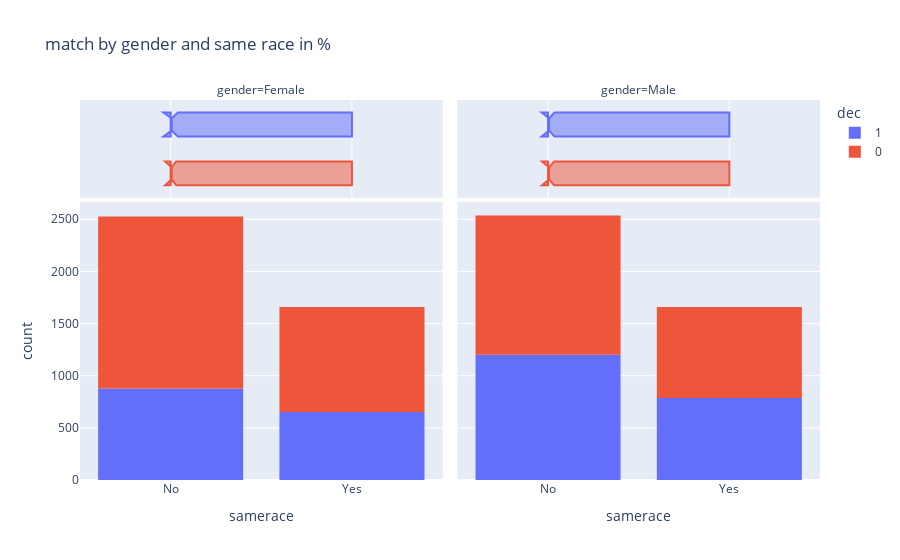

Here is the notebook cell this chart was saved with:
### Code cell
fig = px.histogram(dataset,
                    x = "samerace",
                    color = "match",
                    facet_col = 'gender',
                    marginal="box",
                    title = "match by gender and same race in %",
                    )
fig.show()

### Figure 1 — Plotly figure (JSON) as saved in the notebook; plotly's stock layout.template omitted (floating-point values rounded to 4 significant figures; data arrays with more than 128 entries replaced by an {"elided": "..."} marker saying what was removed)
{"data": [{"alignmentgroup": "True", "bingroup": "x", "hovertemplate": "dec=1<br>gender=Female<br>samerace=%{x}<br>count=%{y}<extra></extra>", "legendgroup": "1", "marker": {"color": "#636efa"}, "name": "1", "offsetgroup": "1", "orientation": "v", "showlegend": true, "type": "histogram", "x": {"elided": "1529 str values"}, "xaxis": "x", "yaxis": "y"}, {"alignmentgroup": "True", "hovertemplate": "dec=1<br>gender=Female<br>samerace=%{x}<extra></extra>", "legendgroup": "1", "marker": {"color": "#636efa"}, "name": "1", "notched": true, "offsetgroup": "1", "showlegend": false, "type": "box", "x": {"elided": "1529 str values"}, "xaxis": "x3", "yaxis": "y3"}, {"alignmentgroup": "True", "bingroup": "x", "hovertemplate": "dec=1<br>gender=Male<br>samerace=%{x}<br>count=%{y}<extra></extra>", "legendgroup": "1", "marker": {"color": "#636efa"}, "name": "1", "offsetgroup": "1", "orientation": "v", "showlegend": false, "type": "histogram", "x": {"elided": "1989 str values"}, "xaxis": "x2", "yaxis": "y2"}, {"alignmentgroup": "True", "hovertemplate": "dec=1<br>gender=Male<br>samerace=%{x}<extra></extra>", "legendgroup": "1", "marker": {"color": "#636efa"}, "name": "1", "notched": true, "offsetgroup": "1", "showlegend": false, "type": "box", "x": {"elided": "1989 str values"}, "xaxis": "x4", "yaxis": "y4"}, {"alignmentgroup": "True", "bingroup": "x", "hovertemplate": "dec=0<br>gender=Female<br>samerace=%{x}<br>count=%{y}<extra></extra>", "legendgroup": "0", "marker": {"color": "#EF553B"}, "name": "0", "offsetgroup": "0", "orientation": "v", "showlegend": true, "type": "histogram", "x": {"elided": "2655 str values"}, "xaxis": "x", "yaxis": "y"}, {"alignmentgroup": "True", "hovertemplate": "dec=0<br>gender=Female<br>samerace=%{x}<extra></extra>", "legendgroup": "0", "marker": {"color": "#EF553B"}, "name": "0", "notched": true, "offsetgroup": "0", "showlegend": false, "type": "box", "x": {"elided": "2655 str values"}, "xaxis": "x3", "yaxis": "y3"}, {"alignmentgroup": "True", "bingroup": "x", "hovertemplate": "dec=0<br>gender=Male<br>samerace=%{x}<br>count=%{y}<extra></extra>", "legendgroup": "0", "marker": {"color": "#EF553B"}, "name": "0", "offsetgroup": "0", "orientation": "v", "showlegend": false, "type": "histogram", "x": {"elided": "2205 str values"}, "xaxis": "x2", "yaxis": "y2"}, {"alignmentgroup": "True", "hovertemplate": "dec=0<br>gender=Male<br>samerace=%{x}<extra></extra>", "legendgroup": "0", "marker": {"color": "#EF553B"}, "name": "0", "notched": true, "offsetgroup": "0", "showlegend": false, "type": "box", "x": {"elided": "2205 str values"}, "xaxis": "x4", "yaxis": "y4"}], "layout": {"annotations": [{"font": {}, "showarrow": false, "text": "gender=Female", "x": 0.245, "xanchor": "center", "xref": "paper", "y": 1, "yanchor": "bottom", "yref": "paper"}, {"font": {}, "showarrow": false, "text": "gender=Male", "x": 0.755, "xanchor": "center", "xref": "paper", "y": 1, "yanchor": "bottom", "yref": "paper"}], "barmode": "relative", "legend": {"title": {"text": "dec"}, "tracegroupgap": 0}, "title": {"text": "match by gender and same race in %"}, "xaxis": {"anchor": "y", "domain": [0, 0.49], "title": {"text": "samerace"}}, "xaxis2": {"anchor": "y2", "domain": [0.51, 1], "matches": "x", "title": {"text": "samerace"}}, "xaxis3": {"anchor": "y3", "domain": [0, 0.49], "matches": "x", "showgrid": true, "showticklabels": false}, "xaxis4": {"anchor": "y4", "domain": [0.51, 1], "matches": "x", "showgrid": true, "showticklabels": false}, "yaxis": {"anchor": "x", "domain": [0, 0.7326], "title": {"text": "count"}}, "yaxis2": {"anchor": "x2", "domain": [0, 0.7326], "matches": "y", "showticklabels": false}, "yaxis3": {"anchor": "x3", "domain": [0.7426, 1], "matches": "y3", "showgrid": false, "showline": false, "showticklabels": false, "ticks": ""}, "yaxis4": {"anchor": "x4", "domain": [0.7426, 1], "matches": "y3", "showgrid": false, "showline": false, "showticklabels": false, "ticks": ""}}}
